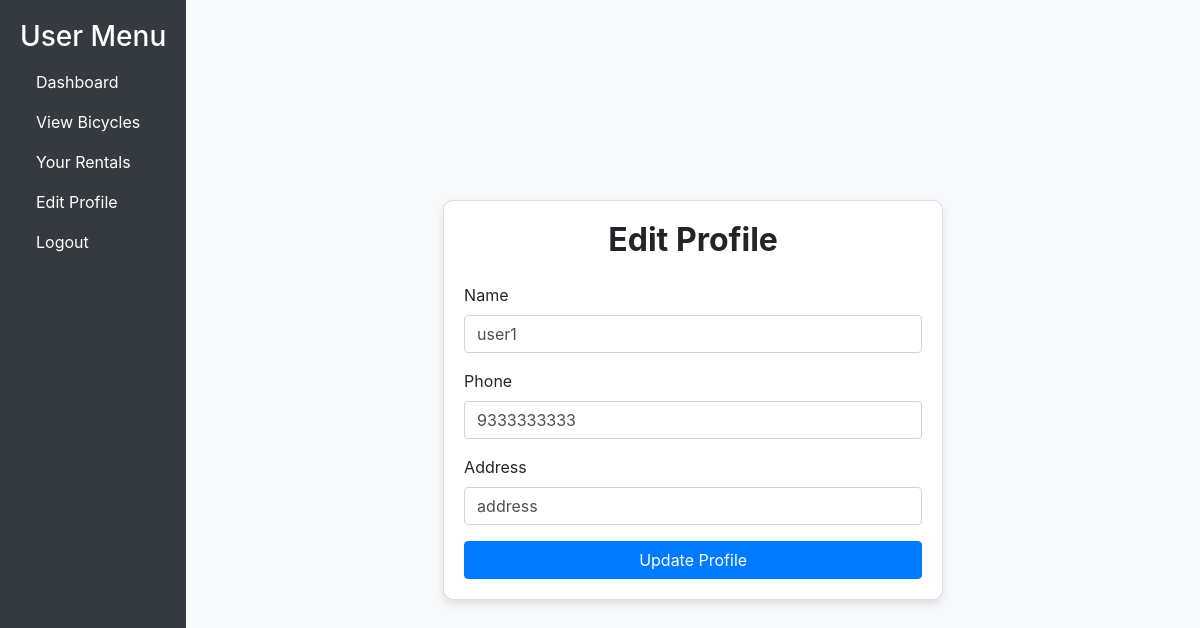
Page /edit_profile.php (signed in) on the committed database.
### tables this page shows
CREATE TABLE `users` (
  `UID` int(11) NOT NULL,
  `name` varchar(100) DEFAULT NULL,
  `phone` varchar(15) DEFAULT NULL,
  `address` varchar(255) DEFAULT NULL,
  `password` varchar(255) DEFAULT NULL
);

### edit_profile.php (the view, shortened to what this page needs)
<?php
require 'database.php';
$user_id = $_SESSION['user_id'];
$stmt = $conn->prepare("SELECT * FROM users WHERE UID = ?");
$stmt->bind_param("s", $user_id);
$stmt->execute();
$result = $stmt->get_result();
$user = $result->fetch_assoc();
?>
<!DOCTYPE html>
<html lang="en">
<head>
    <link rel="stylesheet" href="https://maxcdn.bootstrapcdn.com/bootstrap/4.5.2/css/bootstrap.min.css">
</head>
<body>
    <div class="d-flex">
        <div class="sidebar">
            <h3 class="text-white text-center">User Menu</h3>
            <nav class="nav flex-column">
            <a class="nav-link" href="user_dashboard.php">Dashboard</a>
                <a class="nav-link" href="view_bicycles.php">View Bicycles</a>
                <a class="nav-link" href="your_rentals.php">Your Rentals</a>
                <a class="nav-link" href="edit_profile.php">Edit Profile</a>
                <a class="nav-link" href="logout.php">Logout</a>
            </nav>
        </div>
        <div class="main-content">
            <div class="card">
                <h2 class="card-title mb-4">Edit Profile</h2>
                <form action="edit_profile.php" method="POST">
                    <div class="form-group">
                        <label for="name">Name</label>
                        <input type="text" class="form-control" name="name" value="<?php echo htmlspecialchars($user['name']); ?>" required>
                    </div>
                    <div class="form-group">
                        <label for="phone">Phone</label>
                        <input type="text" class="form-control" name="phone" value="<?php echo htmlspecialchars($user['phone']); ?>" required>
                    </div>
                    <div class="form-group">
                        <label for="address">Address</label>
                        <input type="text" class="form-control" name="address" value="<?php echo htmlspecialchars($user['address']); ?>" required>
                    </div>
                    <button type="submit" class="btn btn-primary btn-block mt-3">Update Profile</button>
                </form>
            </div>
        </div>
    </div>
</body>
</html>

### edit_profile.php (style rules this page uses)
body { background-color: #f8f9fa; display: flex; min-height: 100vh; margin: 0; padding: 0; }
.d-flex { display: flex; width: 100%; }
.sidebar { height: 100vh; background-color: #343a40; padding: 20px; }
.sidebar a { color: #ffffff; text-decoration: none; }
.main-content { flex: 1; display: flex; align-items: center; justify-content: center; padding: 20px; }
.card { max-width: 500px; width: 100%; padding: 20px; border-radius: 10px; box-shadow: 0 4px 8px rgba(0, 0, 0, 0.1); }
.card-title { font-weight: bold; text-align: center; }

### rows in the picture
users: name "user1", phone "9333333333", address "address"
